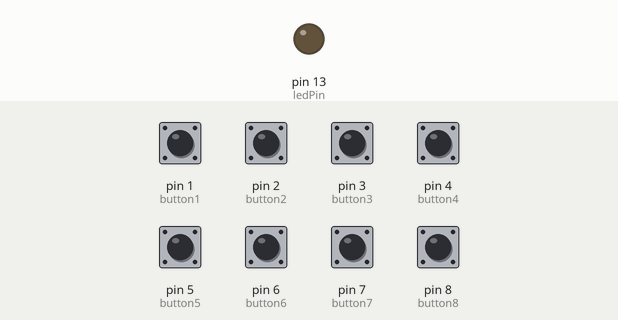
Bench run of a sketch on a simulated Arduino Leonardo, built with avr-gcc and run on an emulated ATmega32U4. On the bench: output pins drawn as LEDs (lit = HIGH). The inputs (shaded band) are chosen by the test bench; at power-on: pin 1 (button1), pin 2 (button2), pin 3 (button3), pin 4 (button4), pin 5 (button5), pin 6 (button6), pin 7 (button7), pin 8 (button8) HIGH.

Above: at 1.2 s.
1.3 s: pin 1 (button1) pulled LOW for 0.15 s
At 1.37 s:
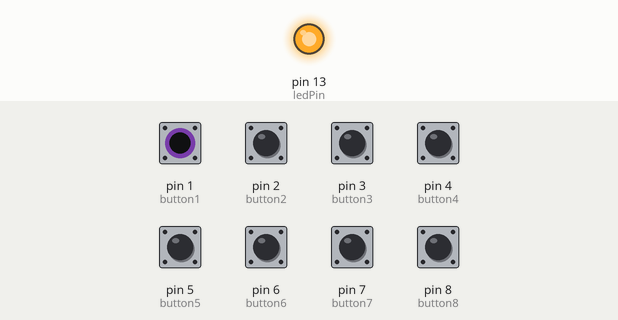
Timing chart, 0 to 4.3 s (numbered marks = the images above; inputs shaded):
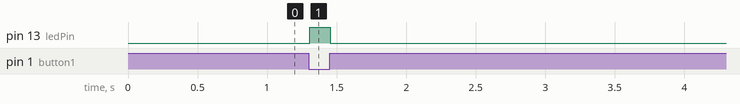

The sketch:

sketch_mar16a.ino
```cpp
#include <MIDIUSB.h>
#include <Bounce2.h>
// Both of these libraries are necessary for this to function properly.
const int channel = 16;    // sending all MIDI in this code on last channel. Keeps it away from other devices, most of the time.
const int maxValue = 127;  // can be used both for Control Change and MIDI note ON OFF
const int minValue = 0;    // can be used both for Control Change and MIDI note
const int ledPin = 13;     // internal LED (Teensy LC) -- might need to change this to "LED_BUILTIN" if using another board

Bounce button1 = Bounce(1, 5);
Bounce button2 = Bounce(2, 5);
Bounce button3 = Bounce(3, 5);
Bounce button4 = Bounce(4, 5);
Bounce button5 = Bounce(5, 5);
Bounce button6 = Bounce(6, 5);
Bounce button7 = Bounce(7, 5);
Bounce button8 = Bounce(8, 10);
// 5 = 5 ms debounce time, which is appropriate for good quality mechanical pushbuttons (***CHANGE IF NECESSARY***)


// MIDI_CREATE_DEFAULT_INSTANCE();

void setup()  // set up pins based on what type of signal is going in. In this case, the pins are reading the buttons switching on and off
{
  pinMode(1, INPUT_PULLUP);
  pinMode(2, INPUT_PULLUP);
  pinMode(3, INPUT_PULLUP);
  pinMode(4, INPUT_PULLUP);
  pinMode(5, INPUT_PULLUP);
  pinMode(6, INPUT_PULLUP);
  pinMode(7, INPUT_PULLUP);
  pinMode(8, INPUT_PULLUP);
  pinMode(ledPin, OUTPUT);  // internal LED for Teensy LC


  // begin(16);
}

// every time the function is called, it will use this as a template, and replace the variables with what you specify in the "void loop" section
void sendControlChange(byte control, byte value, byte channel) {
  midiEventPacket_t event = { 0x0B, 0xB0 | (channel - 1), control, value };
  MidiUSB.sendMIDI(event);
  MidiUSB.flush();
}
void loop() {

  // setup for the micro-controller to continue reading the status of the button:
  button1.update();
  button2.update();
  button3.update();
  button4.update();
  button5.update();
  button6.update();
  button7.update();
  button8.update();

  // when specified button is PRESSED:
  if (button1.fallingEdge()) {
    sendControlChange(1, maxValue, channel);
    digitalWrite(ledPin, HIGH);
  }
  if (button2.fallingEdge()) {
    sendControlChange(2, maxValue, channel);
    digitalWrite(ledPin, HIGH);
  }
  if (button3.fallingEdge()) {
    sendControlChange(3, maxValue, channel);
    digitalWrite(ledPin, HIGH);
  }
  if (button4.fallingEdge()) {
    sendControlChange(4, maxValue, channel);
    digitalWrite(ledPin, HIGH);
  }
  if (button5.fallingEdge()) {
    sendControlChange(5, maxValue, channel);
    digitalWrite(ledPin, HIGH);
  }
  if (button6.fallingEdge()) {
    sendControlChange(6, maxValue, channel);
    digitalWrite(ledPin, HIGH);
  }
  if (button7.fallingEdge()) {
    sendControlChange(7, maxValue, channel);
    digitalWrite(ledPin, HIGH);
  }
  if (button8.fallingEdge()) {
    sendControlChange(8, maxValue, channel);
    digitalWrite(ledPin, HIGH);
  }
  // when specified button is RELEASED:
  if (button1.risingEdge()) {
    sendControlChange(1, minValue, channel);
    digitalWrite(ledPin, LOW);
  }
  if (button2.risingEdge()) {
    sendControlChange(2, minValue, channel);
    digitalWrite(ledPin, LOW);
  }
  if (button3.risingEdge()) {
    sendControlChange(3, minValue, channel);
    digitalWrite(ledPin, LOW);
  }
  if (button4.risingEdge()) {
    sendControlChange(4, minValue, channel);
    digitalWrite(ledPin, LOW);
  }
  if (button5.risingEdge()) {
    sendControlChange(5, minValue, channel);
    digitalWrite(ledPin, LOW);
  }
  if (button6.risingEdge()) {
    sendControlChange(6, minValue, channel);
    digitalWrite(ledPin, LOW);
  }
  if (button7.risingEdge()) {
    sendControlChange(7, minValue, channel);
    digitalWrite(ledPin, LOW);
  }
  if (button8.risingEdge()) {
    sendControlChange(8, minValue, channel);
    digitalWrite(ledPin, LOW);
  }
}
```

Measured:
- after the input at 1.3 s, pin 13 (ledPin): LOW → HIGH at once, → LOW 0.15 s later
